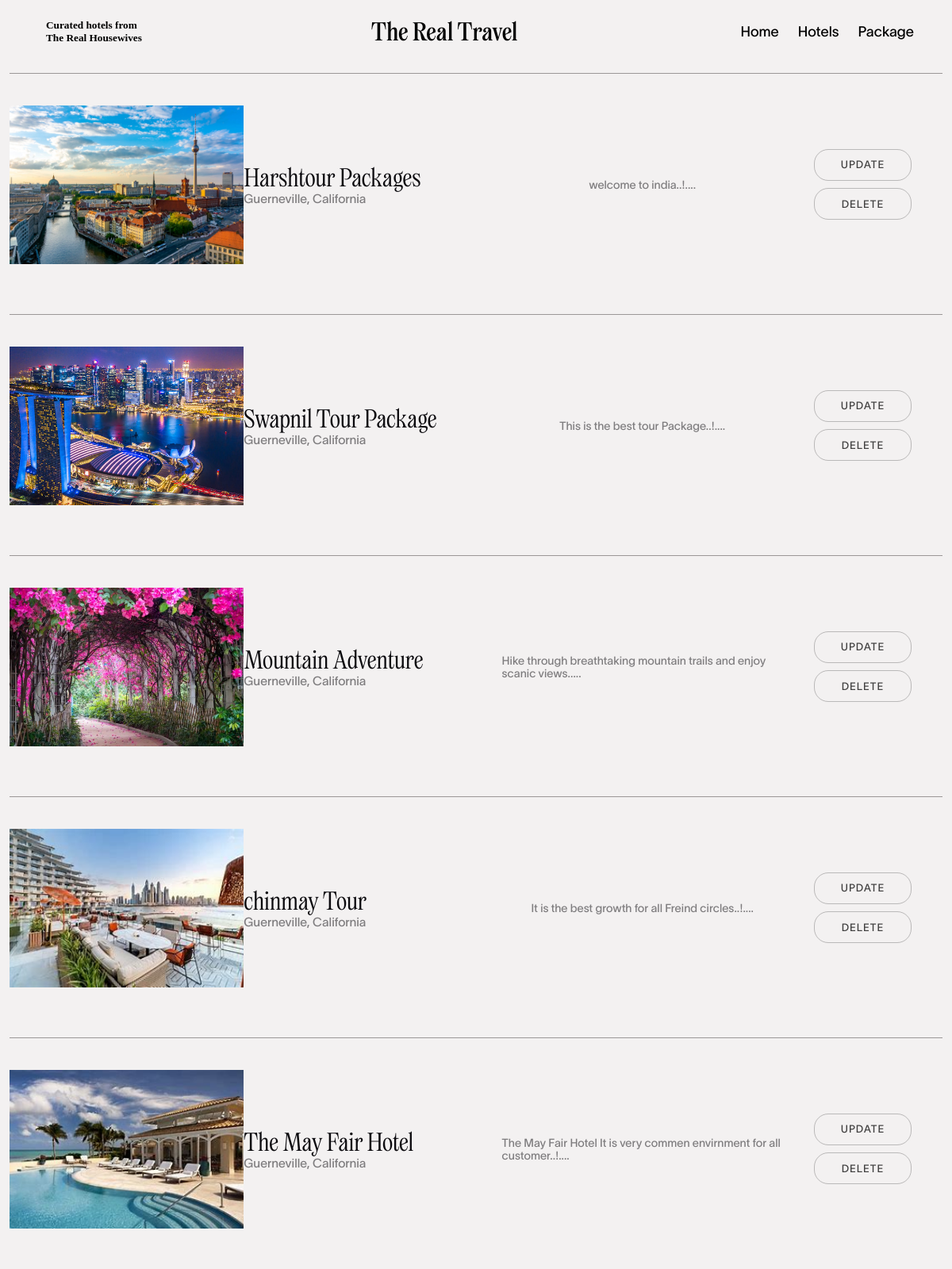
The app's page /other/turlistnew.php with its own data.
### tables this page shows
CREATE TABLE `tour_package` (
  `TourPackage_Id` int(100) NOT NULL,
  `Package_Name` varchar(100) NOT NULL,
  `Package_Type` varchar(212) NOT NULL,
  `Package_Location` varchar(100) NOT NULL,
  `Price` varchar(100) NOT NULL,
  `Package_Features` varchar(280) NOT NULL,
  `Package_Details` varchar(300) NOT NULL,
  `Phone` varchar(12) NOT NULL,
  `Package_Image` varchar(100) NOT NULL
);

### other/turlistnew.php (the view, shortened to what this page needs)
<?php
   include("../config/connection.php");
   $sql = "select * from tour_package ";
   $result = $conn->query($sql);
?>
<!DOCTYPE html>
<html lang="en">
<head>
    <link rel="stylesheet" href="../Authentication/pwd_update.css">
</head>
<body>
   <div class="page1">
    <div class="nav">
        <div class="nav-part1">
            <h5>Curated hotels from <br> The Real Housewives</h5>
        </div>
        <h1>the real travel</h1>
        <div class="nav-part2">
            <h3><a href="../admin/adminhomepage.php">Home</a></h3>
            <h3><a href="../Lakshadweep/tourlist.php">hotels</a></h3>
            <h3><a href="../Lakshadweep/tourlist.php">package</a></h3>
        </div>
    </div>
 <?php
    if($result->num_rows > 0){
        while($row = mysqli_fetch_assoc($result)){
  ?>
    <div class="middle4">
        <div class="booking">
            <div class="book-part1">
                <img src="<?php echo $row['Package_Image']; ?>" alt="img">
            </div>
            <div class="book-part2">
                <h2><?php echo $row['Package_Name']; ?></h2>
                <h4>Guerneville, California</h4>
            </div>
            <div class="book-part3">
                <h5><?php echo $row['Package_Features']; ?>....</h5>
            </div>
            <div class="book-part4">
                <button><a href="update_tour.php?id=<?php echo $row['TourPackage_Id'] ?>">Update</a> </button>
                <button><a href="tourlist.php?ID=<?php echo $row['TourPackage_Id'] ?>">Delete</a></button>
            </div>
        </div>
    </div>
    <?php
          }
        }
        ?>
</div>
</body>
</html>

### css/pwd_update.css (style rules this page uses)
* { padding: 0%; margin: 0%; box-sizing: border-box; }
html, body { height: 100%; width: 100%; }
.page1 { width: 100%; min-height: 100vh; background-color: #f3f1f1; }
.nav { width: 100%; height: 10vh; align-items: center; justify-content: space-between; display: flex; padding: 2vw 4vw; }
.nav h3 { font-family: regular; font-size: 1.5vw; font-weight: 400; }
.nav-part1 { padding: 1vh; border-left: 0.2vw solid #f3f1f1; }
.nav h1 { font-family: regular; text-transform: capitalize; font-weight: 400; font-size: 2.5vw; }
.nav-part2 { gap: 2vw; display: flex; align-items: center; font-family: twl; justify-content: space-between; }
.nav-part2 h3 { font-family: twl; font-size: 1.5vw; font-weight: 400; }
.nav-part2 a { text-decoration: none; text-transform: capitalize; color: black; }
.middle4 { width: 100%; padding: 1vw 1vw; }
.booking { width: 100%; height: 35vh; color: #0b0a0e; border-top: 1px solid rgb(155, 151, 151); align-items: center; justify-content: space-around; display: flex; }
.book-part1 { width: 50%; height: 25vh; }
.book-part1 img { width: 100%; height: 100%; object-fit: cover; background-position: center; background-size: cover; }
.book-part2 { width: 50%; height: 25vh; justify-content: center; display: flex; flex-direction: column; }
.book-part2 h2 { font-family: regular2; font-weight: 400; font-size: 2.5vw; }
.book-part2 h4 { font-family: twl; font-size: 1.3vw; font-weight: 400; opacity: 0.5; }
.book-part3 { width: 60%; margin-left: 2.5vw; align-items: center; justify-content: center; display: flex; height: 25vh; }
.book-part3 h5 { font-family: twl; font-size: 1.2vw; font-weight: 200; opacity: 0.5; }
.book-part4 { display: flex; width: 30%; padding: 2vw; justify-content: center; flex-direction: column; align-items: center; gap: 0.8vw; }
.book-part4 button { width: 80%; letter-spacing: 1px; height: 5vh; background-color: transparent; text-align: center; text-transform: uppercase; padding: 0.5vw; cursor: pointer; border: 1px solid #0000003c; font-weight: 500; font-family: twl; color: #000000bb; transition: all ease 0.4s; position: relative; border-radius: 1.5vw; overflow: hidden; }
.book-part4 button::after { content: ""; position: absolute; height: 100%; width: 100%; background-color: black; left: 0; bottom: -100%; border-radius: 50%; transition: all ease 0.4s; }
.book-part4 button a { color: #000000bb; text-decoration: none; position: relative; z-index: 9; }

### records on screen
tour_package: Package_Image (picture), Package_Name "Harshtour Packages", Package_Features "welcome to india..!"
tour_package: Package_Image (picture), Package_Name "Swapnil Tour Package", Package_Features "This is the best tour Package..!"
tour_package: Package_Image (picture), Package_Name "Mountain Adventure", Package_Features "Hike through breathtaking mountain trails and enjoy scanic views."
tour_package: Package_Image (picture), Package_Name "chinmay Tour", Package_Features "It is the best growth for all Freind circles..!"
tour_package: Package_Image (picture), Package_Name "The May Fair Hotel", Package_Features "The May Fair Hotel It is very commen envirnment for all customer..!"
